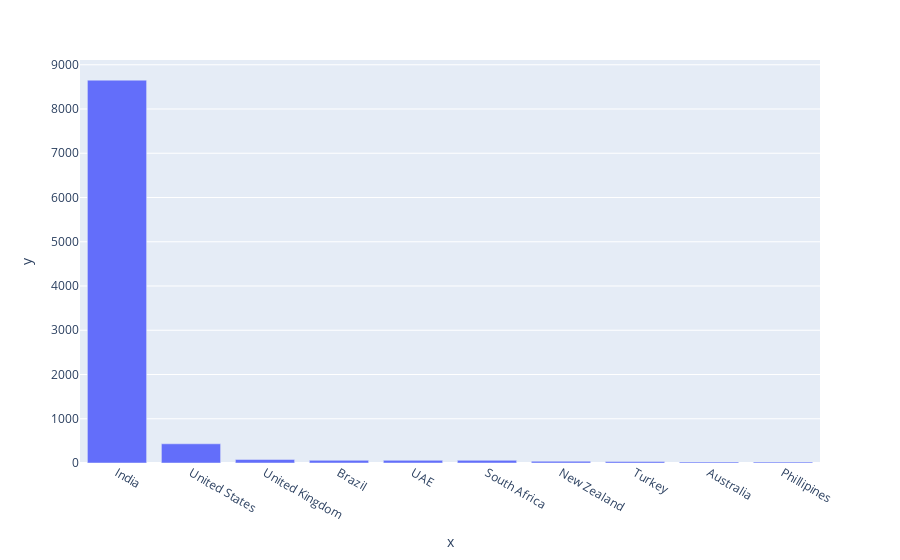

The notebook cell saved with this chart:
### Code cell
# bar chart of top 10 countries
import plotly.express as px
fig = px.bar(final_df.Country.value_counts().head(10), x=final_df.Country.value_counts().head(10).index, y=final_df.Country.value_counts().head(10).values)
fig.show()

### Figure 1 — Plotly figure (JSON) as saved in the notebook; plotly's stock layout.template omitted (floating-point values rounded to 4 significant figures)
{"data": [{"alignmentgroup": "True", "hovertemplate": "x=%{x}<br>y=%{y}<extra></extra>", "legendgroup": "", "marker": {"color": "#636efa", "pattern": {"shape": ""}}, "name": "", "offsetgroup": "", "orientation": "v", "showlegend": false, "textposition": "auto", "type": "bar", "x": ["India", "United States", "United Kingdom", "Brazil", "UAE", "South Africa", "New Zealand", "Turkey", "Australia", "Phillipines"], "xaxis": "x", "y": [8652, 434, 80, 60, 60, 60, 40, 34, 24, 22], "yaxis": "y"}], "layout": {"barmode": "relative", "legend": {"tracegroupgap": 0}, "margin": {"t": 60}, "xaxis": {"anchor": "y", "domain": [0, 1], "title": {"text": "x"}}, "yaxis": {"anchor": "x", "domain": [0, 1], "title": {"text": "y"}}}}
